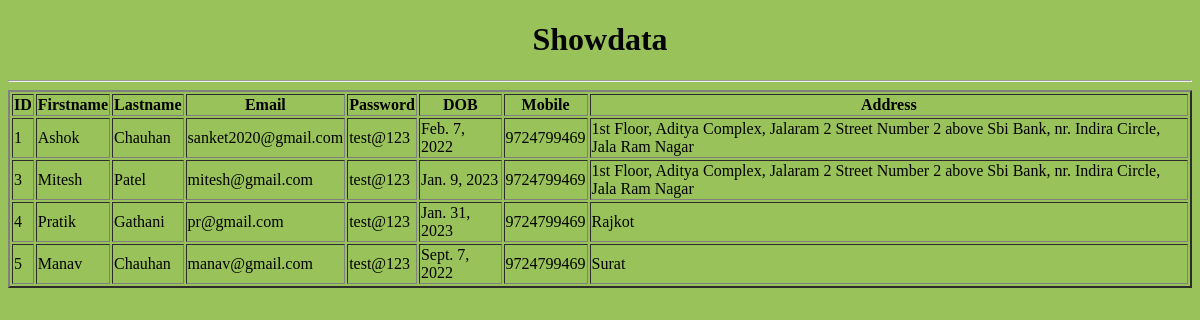
/showdata/, run on an earlier commit of the app's database.
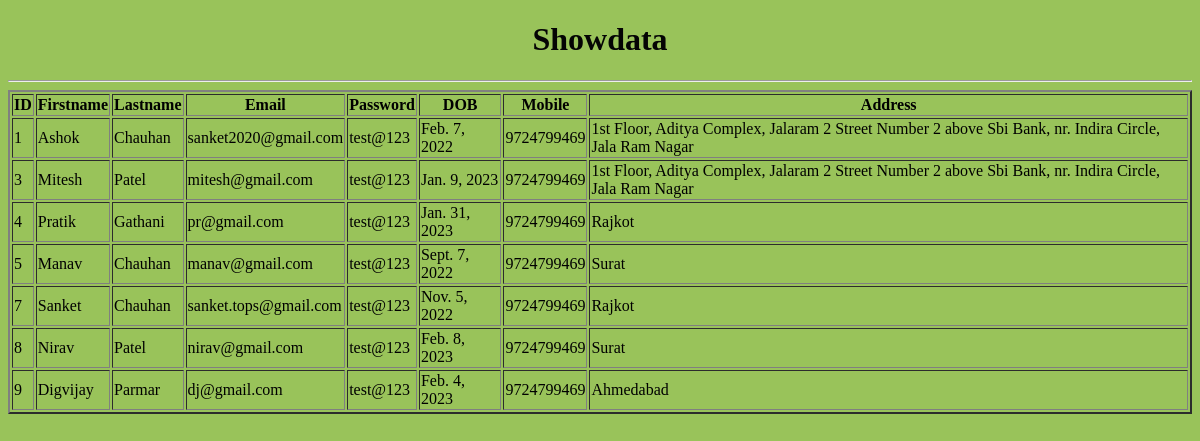
And on a later commit of the database.
### myapp/models.py (models this page shows)
class usersignup(models.Model):
    firstname=models.CharField(max_length=20)
    lastname=models.CharField(max_length=20)
    email=models.EmailField()
    password=models.CharField(max_length=12)
    dob=models.DateField()
    mobile=models.IntegerField()
    address=models.TextField()
    def __str__(self) -> str:
        return self.firstname

### myapp/views.py (the view)
# urls.py: path('showdata/',views.showdata),
def showdata(request):
    data=usersignup.objects.all()
    return render(request,'showdata.html',{'data':data})

### templates/showdata.html (shortened to what this page needs)
<!DOCTYPE html>
<html lang="en">
<head>
</head>
<body style="background-color: rgb(153, 195, 90);">
    <center><h1 style="font-family: cursive;color: rgb(4, 4, 4);">Showdata</h1></center>
    <hr>
    <table border="2">
        <tr>
            <th>ID</th>
            <th>Firstname</th>
            <th>Lastname</th>
            <th>Email</th>
            <th>Password</th>
            <th>DOB</th>
            <th>Mobile</th>
            <th>Address</th>
        </tr>
        {% for i in data %}
        <tr>
            <td>{{i.id}}</td>
            <td>{{i.firstname}}</td>
            <td>{{i.lastname}}</td>
            <td>{{i.email}}</td>
            <td>{{i.password}}</td>
            <td>{{i.dob}}</td>
            <td>{{i.mobile}}</td>
            <td>{{i.address}}</td>
        </tr>
        {% endfor %}
    </table>
</body>
</html>

What changed in the data, as far as the page shows it:
added usersignup: id "7", firstname "Sanket", lastname "Chauhan", email "sanket.tops@gmail.com", password "test@123", dob "Nov. 5, 2022", mobile "9724799469", address "Rajkot"
added usersignup: id "8", firstname "Nirav", lastname "Patel", email "nirav@gmail.com", password "test@123", dob "Feb. 8, 2023", mobile "9724799469", address "Surat"
added usersignup: id "9", firstname "Digvijay", lastname "Parmar", email "dj@gmail.com", password "test@123", dob "Feb. 4, 2023", mobile "9724799469", address "Ahmedabad"
